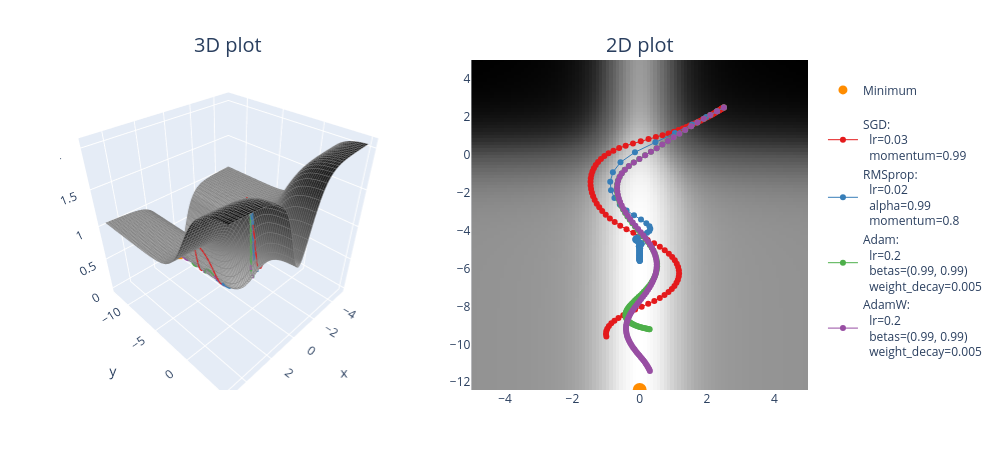

The notebook cell saved with this chart:
### Markdown cell above
### Exercise - experiment with different optimizers & params

> ```yaml
> Difficulty: 🔴🔴⚪⚪⚪
> Importance: 🔵🔵🔵⚪⚪
>
> You should spend up to 20-30 minutes on this exercise.
> ```

We've given you a function below which works just like `opt_fn_with_sgd` from earlier, but takes in a general optimizer and hyperparameters (as a dictionary of keyword arguments like `lr` and `momentum`).

You should use this function to play around with different optimizers and hyperparameters, comparing their performance. The code below gives one example of such a comparison, run it now and see what you get:

### Code cell
def opt_fn(
    fn: Callable,
    xy: Tensor,
    optimizer_class,
    optimizer_hyperparams: dict,
    n_iters: int = 100,
) -> Tensor:
    """Optimize the a given function starting from the specified point.

    optimizer_class: one of the optimizers you've defined, either SGD, RMSprop, or Adam
    optimzer_kwargs: keyword arguments passed to your optimiser (e.g. lr and weight_decay)
    """
    assert xy.requires_grad

    optimizer = optimizer_class([xy], **optimizer_hyperparams)

    xy_list = [xy.detach().clone()]  # so that we don't unintentionally modify past values in `xy_list`

    for i in range(n_iters):
        fn(xy[0], xy[1]).backward()
        optimizer.step()
        optimizer.zero_grad()
        xy_list.append(xy.detach().clone())

    return t.stack(xy_list)


points = []

optimizer_list = [
    (SGD, {"lr": 0.03, "momentum": 0.99}),
    (RMSprop, {"lr": 0.02, "alpha": 0.99, "momentum": 0.8}),
    (Adam, {"lr": 0.2, "betas": (0.99, 0.99), "weight_decay": 0.005}),
    (AdamW, {"lr": 0.2, "betas": (0.99, 0.99), "weight_decay": 0.005}),
]

for optimizer_class, params in optimizer_list:
    xy = t.tensor([2.5, 2.5], requires_grad=True)
    xys = opt_fn(
        pathological_curve_loss,
        xy=xy,
        optimizer_class=optimizer_class,
        optimizer_hyperparams=params,
    )
    points.append((xys, optimizer_class, params))

plot_fn_with_points(pathological_curve_loss, min_points=[(0, "y_min")], points=points)
